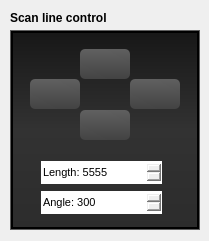
                  <widget class="QFrame" name="frame_9">
                   <property name="minimumSize">
                    <size>
                     <width>0</width>
                     <height>241</height>
                    </size>
                   </property>
                   <property name="styleSheet">
                    <string notr="true">border: none;</string>
                   </property>
                   <property name="frameShape">
                    <enum>QFrame::StyledPanel</enum>
                   </property>
                   <property name="frameShadow">
                    <enum>QFrame::Raised</enum>
                   </property>
                   <widget class="QLabel" name="label_12">
                    <property name="geometry">
                     <rect>
                      <x>10</x>
                      <y>10</y>
                      <width>161</width>
                      <height>16</height>
                     </rect>
                    </property>
                    <property name="font">
                     <font>
                      <weight>75</weight>
                      <bold>true</bold>
                     </font>
                    </property>
                    <property name="styleSheet">
                     <string notr="true">border: none;</string>
                    </property>
                    <property name="text">
                     <string>Scan line control</string>
                    </property>
                   </widget>
                   <widget class="QFrame" name="frame_66">
                    <property name="geometry">
                     <rect>
                      <x>10</x>
                      <y>30</y>
                      <width>190</width>
                      <height>200</height>
                     </rect>
                    </property>
                    <property name="minimumSize">
                     <size>
                      <width>190</width>
                      <height>100</height>
                     </size>
                    </property>
                    <property name="maximumSize">
                     <size>
                      <width>190</width>
                      <height>200</height>
                     </size>
                    </property>
                    <property name="styleSheet">
                     <string notr="true">QFrame {
background-color: none;
border: 1px solid rgb(95, 95, 95)
}</string>
                    </property>
                    <property name="frameShape">
                     <enum>QFrame::StyledPanel</enum>
                    </property>
                    <property name="frameShadow">
                     <enum>QFrame::Raised</enum>
                    </property>
                    <widget class="QFrame" name="frame_67">
                     <property name="geometry">
                      <rect>
                       <x>1</x>
                       <y>1</y>
                       <width>188</width>
                       <height>198</height>
                      </rect>
                     </property>
                     <property name="minimumSize">
                      <size>
                       <width>100</width>
                       <height>198</height>
                      </size>
                     </property>
                     <property name="maximumSize">
                      <size>
                       <width>190</width>
                       <height>198</height>
                      </size>
                     </property>
                     <property name="styleSheet">
                      <string notr="true">QFrame {

background-color: qlineargradient(spread:pad, x1:0, y1:0, x2:0, y2:1, stop:0 rgba(23, 23, 23, 255), stop:0.497561 rgba(50, 50, 50, 255), stop:1 rgba(44, 44, 44, 255));
border: 2px solid black;
}</string>
                     </property>
                     <property name="frameShape">
                      <enum>QFrame::StyledPanel</enum>
                     </property>
                     <property name="frameShadow">
                      <enum>QFrame::Raised</enum>
                     </property>
                     <widget class="QSpinBox" name="spinBox_39">
                      <property name="geometry">
                       <rect>
                        <x>30</x>
                        <y>160</y>
                        <width>121</width>
                        <height>23</height>
                       </rect>
                      </property>
                      <property name="font">
                       <font>
                        <pointsize>8</pointsize>
                       </font>
                      </property>
                      <property name="suffix">
                       <string/>
                      </property>
                      <property name="prefix">
                       <string>Angle: </string>
                      </property>
                      <property name="maximum">
                       <number>360</number>
                      </property>
                      <property name="value">
                       <number>300</number>
                      </property>
                     </widget>
                     <widget class="QSpinBox" name="spinBox_41">
                      <property name="geometry">
                       <rect>
                        <x>30</x>
                        <y>130</y>
                        <width>121</width>
                        <height>23</height>
                       </rect>
                      </property>
                      <property name="font">
                       <font>
                        <pointsize>8</pointsize>
                       </font>
                      </property>
                      <property name="buttonSymbols">
                       <enum>QAbstractSpinBox::UpDownArrows</enum>
                      </property>
                      <property name="suffix">
                       <string/>
                      </property>
                      <property name="prefix">
                       <string>Length: </string>
                      </property>
                      <property name="maximum">
                       <number>9999</number>
                      </property>
                      <property name="value">
                       <number>5555</number>
                      </property>
                     </widget>
                     <widget class="QPushButton" name="pushButton_56">
                      <property name="geometry">
                       <rect>
                        <x>69</x>
                        <y>18</y>
                        <width>50</width>
                        <height>30</height>
                       </rect>
                      </property>
                      <property name="minimumSize">
                       <size>
                        <width>20</width>
                        <height>20</height>
                       </size>
                      </property>
                      <property name="maximumSize">
                       <size>
                        <width>130</width>
                        <height>100</height>
                       </size>
                      </property>
                      <property name="font">
                       <font>
                        <pointsize>10</pointsize>
                        <weight>75</weight>
                        <bold>true</bold>
                       </font>
                      </property>
                      <property name="styleSheet">
                       <string notr="true">QPushButton:hover
{
    border: 1px solid #78879b;
    color: silver;
}

QPushButton
{
    border-color: rgb(0,0,0);
}

QPushButton {
background-color: qlineargradient(spread:pad, x1:0.546341, y1:1, x2:0.512195, y2:0, stop:0 rgba(67, 67, 67, 255), stop:1 rgba(96, 96, 96, 255));
border-radius: 5px;
}</string>
                      </property>
                      <property name="text">
                       <string/>
                      </property>
                      <property name="icon">
                       <iconset resource="grey_icons.qrc">
                        <normaloff>:/greys/images/grey_icons/10pc_gray_pure_up.svg</normaloff>:/greys/images/grey_icons/10pc_gray_pure_up.svg</iconset>
                      </property>
                      <property name="iconSize">
                       <size>
                        <width>14</width>
                        <height>14</height>
                       </size>
                      </property>
                     </widget>
                     <widget class="QPushButton" name="pushButton_57">
                      <property name="geometry">
                       <rect>
                        <x>69</x>
                        <y>79</y>
                        <width>50</width>
                        <height>30</height>
                       </rect>
                      </property>
                      <property name="minimumSize">
                       <size>
                        <width>20</width>
                        <height>20</height>
                       </size>
                      </property>
                      <property name="maximumSize">
                       <size>
                        <width>130</width>
                        <height>100</height>
                       </size>
                      </property>
                      <property name="font">
                       <font>
                        <pointsize>10</pointsize>
                        <weight>75</weight>
                        <bold>true</bold>
                       </font>
                      </property>
                      <property name="styleSheet">
                       <string notr="true">QPushButton:hover
{
    border: 1px solid #78879b;
    color: silver;
}

QPushButton
{
    border-color: rgb(0,0,0);
}

QPushButton {
background-color: qlineargradient(spread:pad, x1:0.546341, y1:1, x2:0.512195, y2:0, stop:0 rgba(67, 67, 67, 255), stop:1 rgba(96, 96, 96, 255));
border-radius: 5px;
}</string>
                      </property>
                      <property name="text">
                       <string/>
                      </property>
                      <property name="icon">
                       <iconset resource="grey_icons.qrc">
                        <normaloff>:/greys/images/grey_icons/10pc_gray_pure_down.svg</normaloff>:/greys/images/grey_icons/10pc_gray_pure_down.svg</iconset>
                      </property>
                      <property name="iconSize">
                       <size>
                        <width>14</width>
                        <height>14</height>
                       </size>
                      </property>
                     </widget>
                     <widget class="QPushButton" name="pushButton_58">
                      <property name="geometry">
                       <rect>
                        <x>119</x>
                        <y>48</y>
                        <width>50</width>
                        <height>30</height>
                       </rect>
                      </property>
                      <property name="minimumSize">
                       <size>
                        <width>20</width>
                        <height>20</height>
                       </size>
                      </property>
                      <property name="maximumSize">
                       <size>
                        <width>130</width>
                        <height>100</height>
                       </size>
                      </property>
                      <property name="font">
                       <font>
                        <pointsize>10</pointsize>
                        <weight>75</weight>
                        <bold>true</bold>
                       </font>
                      </property>
                      <property name="styleSheet">
                       <string notr="true">QPushButton:hover
{
    border: 1px solid #78879b;
    color: silver;
}

QPushButton
{
    border-color: rgb(0,0,0);
}

QPushButton {
background-color: qlineargradient(spread:pad, x1:0.546341, y1:1, x2:0.512195, y2:0, stop:0 rgba(67, 67, 67, 255), stop:1 rgba(96, 96, 96, 255));
border-radius: 5px;
}</string>
                      </property>
                      <property name="text">
                       <string/>
                      </property>
                      <property name="icon">
                       <iconset resource="grey_icons.qrc">
                        <normaloff>:/greys/images/grey_icons/10pc_gray_pure_right.svg</normaloff>:/greys/images/grey_icons/10pc_gray_pure_right.svg</iconset>
                      </property>
                      <property name="iconSize">
                       <size>
                        <width>14</width>
                        <height>14</height>
                       </size>
                      </property>
                     </widget>
                     <widget class="QPushButton" name="pushButton_59">
                      <property name="geometry">
                       <rect>
                        <x>19</x>
                        <y>48</y>
                        <width>50</width>
                        <height>30</height>
                       </rect>
                      </property>
                      <property name="minimumSize">
                       <size>
                        <width>20</width>
                        <height>20</height>
                       </size>
                      </property>
                      <property name="maximumSize">
                       <size>
                        <width>130</width>
                        <height>100</height>
                       </size>
                      </property>
                      <property name="font">
                       <font>
                        <pointsize>10</pointsize>
                        <weight>75</weight>
                        <bold>true</bold>
                       </font>
                      </property>
                      <property name="styleSheet">
                       <string notr="true">QPushButton:hover
{
    border: 1px solid #78879b;
    color: silver;
}

QPushButton
{
    border-color: rgb(0,0,0);
}

QPushButton {
background-color: qlineargradient(spread:pad, x1:0.546341, y1:1, x2:0.512195, y2:0, stop:0 rgba(67, 67, 67, 255), stop:1 rgba(96, 96, 96, 255));
border-radius: 5px;
}</string>
                      </property>
                      <property name="text">
                       <string/>
                      </property>
                      <property name="icon">
                       <iconset resource="grey_icons.qrc">
                        <normaloff>:/greys/images/grey_icons/10pc_gray_pure_left.svg</normaloff>:/greys/images/grey_icons/10pc_gray_pure_left.svg</iconset>
                      </property>
                      <property name="iconSize">
                       <size>
                        <width>14</width>
                        <height>14</height>
                       </size>
                      </property>
                     </widget>
                    </widget>
                   </widget>
                  </widget>
